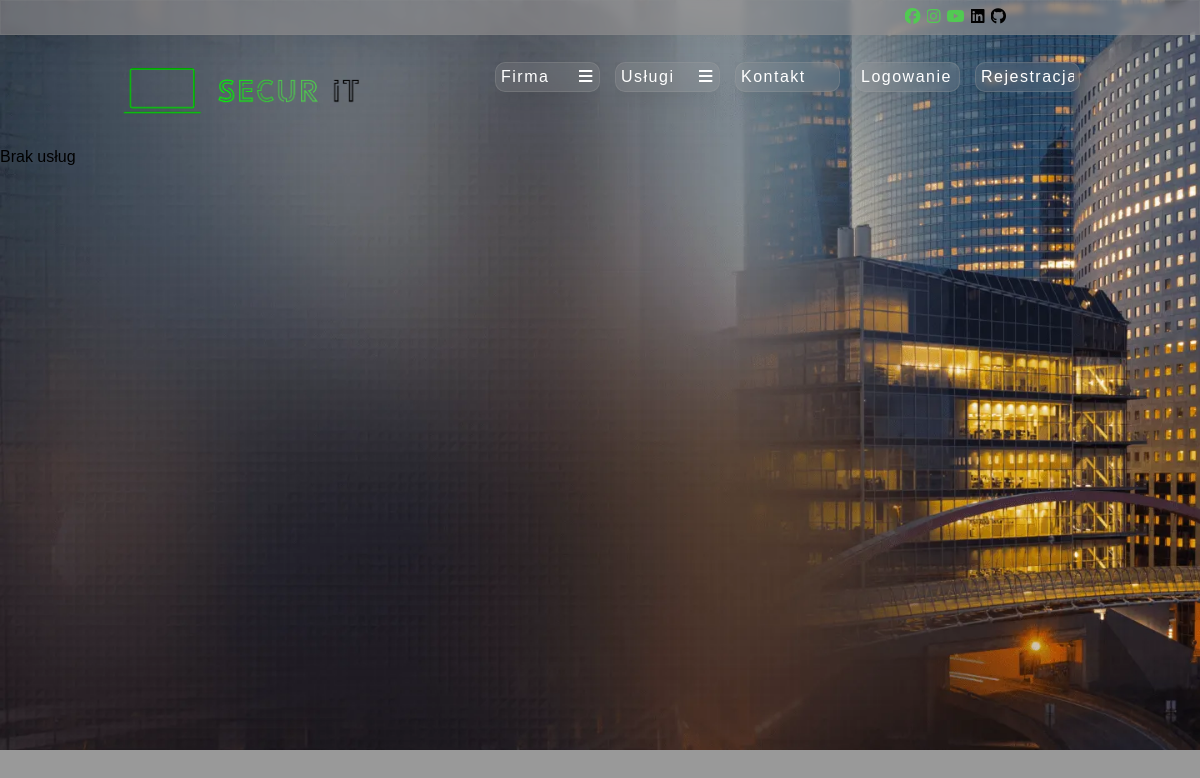
The app's page /FO/serwis_komputerowy.php, older data.
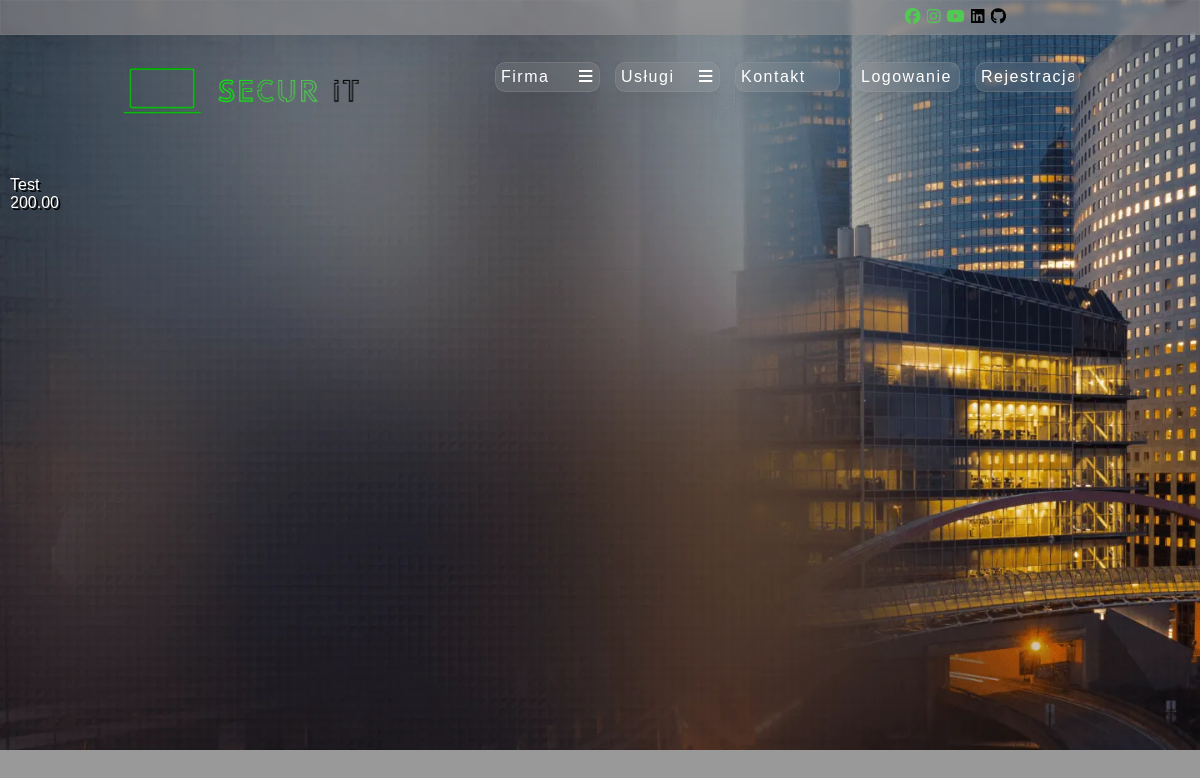
The same page, newer data.
### tables this page shows
create table uslugi (
    id_uslugi int primary key auto_increment,
    id_typ_uslugi int,
    nazwa varchar(100),
    opis longtext,
    cena decimal(10,2),
    foreign key (id_typ_uslugi) references typy_uslug (id_typ_uslugi)
);

### DB/db_connection.php (called while the page is built, shortened)
<?php
    class db_connection{
        var $host = "localhost";
        var $dbname = "secur_it";
        var $username = "root";
        var $password = "";
        public function databaseConnect(){
            $con = mysqli_connect($this->host, $this->username, $this->password, $this->dbname);
            if(!$con){
                die("Connection failed: " . mysqli_connect_error());
            }
            else{
                $this->connect = $con;
            }
        }
    }
?>

### DB/db_uslugi.php (called while the page is built, shortened)
<?php
    include("db_connection.php");
    class db_uslugi extends db_connection{
        function selectUslugi_serwis_komputerowy(){
            $query = 'SELECT * FROM `uslugi` WHERE id_typ_uslugi = 5';
            $data = mysqli_query($this->connect, $query);
            if (mysqli_num_rows($data) > 0){
            return $data;
            }
        }
    }
?>

### FO/serwis_komputerowy.php (the view, shortened to what this page needs)
<!DOCTYPE html>
<html lang="pl">
<head>
    <link rel="stylesheet" href="./style.css">
    <link rel="stylesheet" href="https://cdnjs.cloudflare.com/ajax/libs/font-awesome/4.7.0/css/font-awesome.min.css">
</head>
<body>
    <main class="main">
        <header>
            <a href="https://www.facebook.com/profile.php?id=61554027179435" class="spolecznosci" target="_blank">
                <i class="fa-brands fa-facebook" style="color: #51ca52;"></i>
            </a>
            <a href="#ig" class="spolecznosci" target="_blank">
                <i class="fa-brands fa-instagram" style="color: #51ca52;"></i>
            </a>
            <a href="#yt" class="spolecznosci" target="_blank">
                <i class="fa-brands fa-youtube" style="color: #51ca52;"></i>
            </a>
            <a href="https://www.linkedin.com/company/secur-it2/" class="spolecznosci" target="_blank">
                <i class="fa-brands fa-linkedin" style="color: #000000;"></i>
            </a>
            <a href="#github" class="spolecznosci" target="_blank">
                <i class="fa-brands fa-github" style="color: #000000;"></i>
            </a>
        </header>
        <nav class="top-nav">
            <a class="logo" href="./index.php"><img src="../images/logo.png" alt="logo"></a>
            <div class="top-nav-buttons">
                <div class="dropdown">
                    <div class="dropdown-top">
                        <div class="dropdown-logo">Firma</div>
                    <div class="dropdown-toggle">
                           <i class="fa-solid fa-bars"></i>
                        </div>
                    </div>
                    <ol class="dropdown-list">
                    </ol>
                </div>
                <div class="dropdown">
                    <div class="dropdown-top">
                        <div class="dropdown-logo">Usługi</div>
                        <div class="dropdown-toggle">
                            <i class="fa-solid fa-bars"></i>
                        </div>
                    </div>
                    <ol class="dropdown-list">
                    </ol>
                </div>
                <div class="dropdown-kontakt">
                    <div class="dropdown-top-kontakt">
                        <a href="contact.php">Kontakt</a>
                    </div>
                </div>
                <div class="dropdown-kontakt">
                    <div class="dropdown-top-kontakt">
                        <a href="logowanie.php">Logowanie</a>
                    </div>
                </div>
                <div class="dropdown-kontakt">
                    <div class="dropdown-top-kontakt">
                        <a href="rejestracja.php">Rejestracja</a>
                    </div>
                </div>
            </div>
        </nav>
        <?php
            include('../DB/db_uslugi.php');
            $baza = new db_uslugi();
            $baza->databaseConnect();
            $data = $baza->selectUslugi_serwis_komputerowy();
            if (!empty($data)){
            ?>
        <div class="tresc">
        <?php
            while($row = mysqli_fetch_assoc($data))
            {
                echo "<div id='wpis' class='artykul'>
                ".$row['tytul']."
                <br>".$row['opis']."
                <br>".$row['cena']."
                </div>";
            }
            }else {
                echo "Brak usług";
            }
        ?>
        </div>
    </main>
</body>
</html>

Row changes from the older to the newer data that the page shows:
added uslugi: opis "Test", cena "200.00"
Text that changed along with them:
text no longer shown: "Brak usług"
